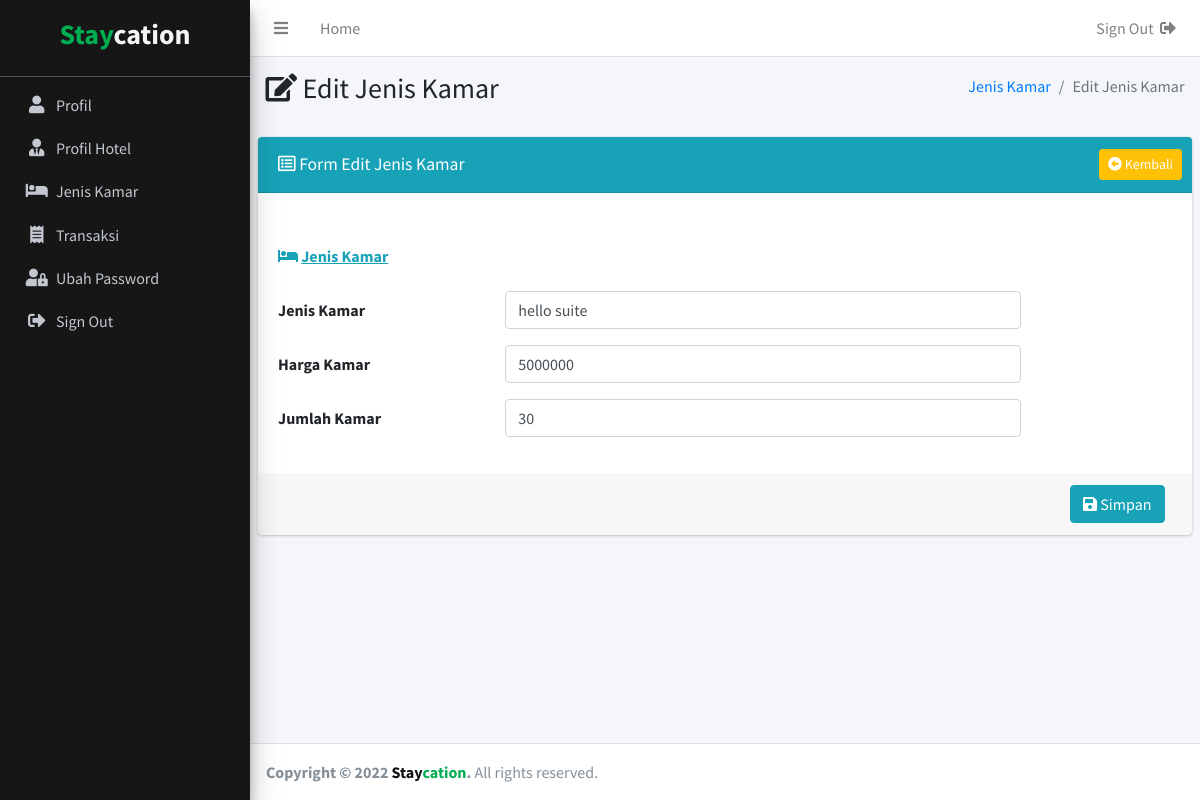
Screenshot of /index.php?include=edit-jenis-kamar&data=8 (signed in) with the database file from the repository.
### tables this page shows
CREATE TABLE `jenis_kamar` (
  `id_jenis_kamar` int(11) NOT NULL,
  `id_hotel` int(11) NOT NULL,
  `id_user` int(11) NOT NULL,
  `jenis_kamar` varchar(100) DEFAULT NULL,
  `harga_kamar` int(11) DEFAULT NULL,
  `jumlah_kamar` int(11) DEFAULT NULL
);

### src/include/editjeniskamar.php (the view, shortened to what this page needs)
<?php
if (isset($_GET['data'])){
  $id_jenis_kamar = $_GET['data'];
  $sql= "SELECT `jenis_kamar`, `harga_kamar`, `jumlah_kamar` FROM `jenis_kamar` WHERE `id_jenis_kamar` = '$id_jenis_kamar'";
  $query = mysqli_query($koneksi, $sql);
  while($data = mysqli_fetch_row($query)){
    $jenis_kamar = $data[0];
    $harga_kamar = $data[1];
    $jumlah_kamar = $data[2];
  }
}
?>
    <section class="content-header">
      <div class="container-fluid">
        <div class="row mb-2">
          <div class="col-sm-6">
            <h3><i class="fas fa-edit"></i> Edit Jenis Kamar</h3>
          </div>
          <div class="col-sm-6">
            <ol class="breadcrumb float-sm-right">
              <li class="breadcrumb-item"><a href="index.php?include=jenis-kamar">Jenis Kamar</a></li>
              <li class="breadcrumb-item active">Edit Jenis Kamar</li>
            </ol>
          </div>
        </div>
      </div>
    </section>
    <section class="content">
    <div class="card card-info">
      <div class="card-header">
        <h3 class="card-title"style="margin-top:5px;"><i class="far fa-list-alt"></i> Form Edit Jenis Kamar</h3>
        <div class="card-tools">
          <a href="index.php?include=jenis-kamar" class="btn btn-sm btn-warning float-right"><i class="fas fa-arrow-alt-circle-left"></i> Kembali</a>
        </div>
      </div>
      <form class="form-horizontal" action="index.php?include=konfirmasi-edit-jenis-kamar" method="post" enctype="multipart/form-data">
        <div class="card-body">
          <div class="form-group row">
            <label for="foto" class="col-sm-12 col-form-label"><span class="text-info">
            <i class="fas fa-bed"></i> <u>Jenis Kamar</u></span></label>
          </div>
          <div class="form-group row">
            <label for="jenis_kamar" class="col-sm-3 col-form-label">Jenis Kamar</label>
            <div class="col-sm-7">
              <input type="text" class="form-control" name="jenis_kamar" id="jenis_kamar" value="<?php echo $jenis_kamar; ?>">
            </div>
          </div>
          <div class="form-group row">
            <label for="harga_kamar" class="col-sm-3 col-form-label">Harga Kamar</label>
            <div class="col-sm-7">
              <input type="text" class="form-control" name="harga_kamar" id="harga_kamar" value="<?php echo $harga_kamar; ?>">
            </div>
          </div>
          <div class="form-group row">
            <label for="jumlah_kamar" class="col-sm-3 col-form-label">Jumlah Kamar</label>
            <div class="col-sm-7">
              <input type="text" class="form-control" name="jumlah_kamar" id="jumlah_kamar" value="<?php echo $jumlah_kamar; ?>">
            </div>
          </div>
        </div>
        <div class="card-footer">
          <div class="col-sm-12">
            <button type="submit" class="btn btn-info float-right"><i class="fas fa-save"></i> Simpan</button>
          </div>
        </div>
      </form>
    </div>
    </section>

### rows the page displays
jenis_kamar: jenis_kamar "hello suite", harga_kamar "5000000", jumlah_kamar "30"
